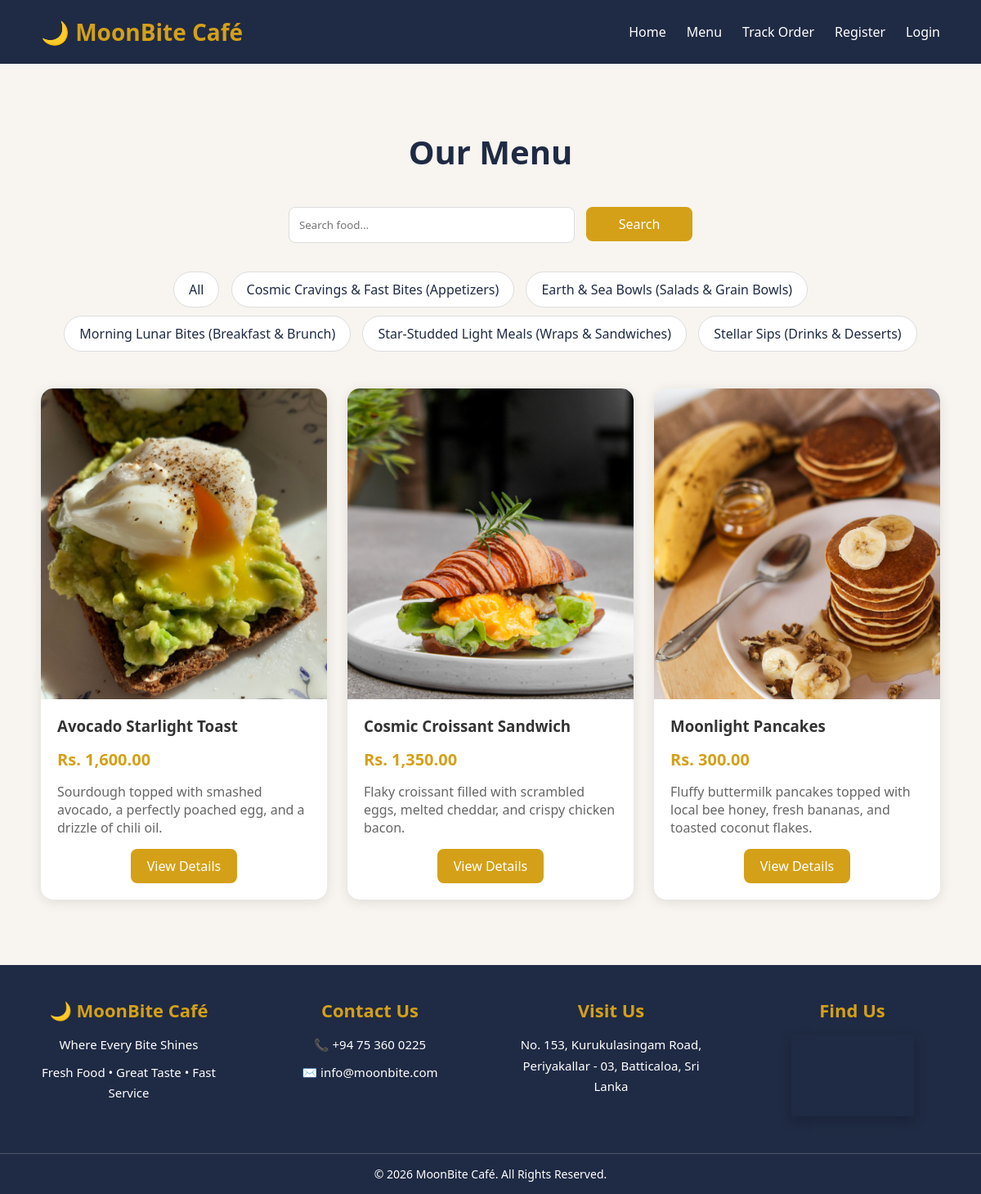
/menu.php?category=2, run on the app's committed database.
### tables this page shows
CREATE TABLE `category` (
  `category_id` int(11) NOT NULL,
  `category_name` varchar(100) NOT NULL
);

CREATE TABLE `food` (
  `food_id` int(11) NOT NULL,
  `category_id` int(11) NOT NULL,
  `food_name` varchar(100) NOT NULL,
  `description` text DEFAULT NULL,
  `price` decimal(10,2) NOT NULL,
  `image` varchar(255) DEFAULT NULL,
  `availability` enum('Available','Unavailable') DEFAULT 'Available',
  `featured` tinyint(1) DEFAULT 0
);

### public/menu.php (the view, shortened to what this page needs)
<?php
include('../config/db.php');
include('includes/header.php');
include('includes/navbar.php');
?>
<section class="menu-section">
<h1>Our Menu</h1>
<div class="search-box">
    <form method="GET">
        <input
        type="text"
        name="search"
        class="search-input"
        placeholder="Search food..."
        value="<?= isset($_GET['search']) ? $_GET['search'] : ''; ?>">
        <button
        type="submit"
        class="btn">
            Search
        </button>
    </form>
</div>
<div class="category-filter">
    <a href="menu.php" class="filter-btn">
        All
    </a>
    <?php
    $categories = mysqli_query(
        $conn,
        "SELECT *
         FROM category
         ORDER BY category_name"
    );
    while($cat = mysqli_fetch_assoc($categories))
    {
    ?>
        <a
        href="menu.php?category=<?= $cat['category_id']; ?>"
        class="filter-btn">
            <?= $cat['category_name']; ?>
        </a>
    <?php } ?>
</div>
<div class="food-grid">
<?php
$query = "
SELECT *
FROM food
WHERE availability='Available'
";
if(isset($_GET['category']) && !empty($_GET['category']))
{
    $category_id = mysqli_real_escape_string(
        $conn,
        $_GET['category']
    );
    $query .= "
    AND category_id='$category_id'
    ";
}
$query .= "
ORDER BY food_name
";
$result = mysqli_query($conn,$query);
while($food = mysqli_fetch_assoc($result))
{
?>
    <div class="food-card">
        <img
        src="../uploads/<?= $food['image']; ?>"
        alt="<?= $food['food_name']; ?>">
        <h3>
            <?= $food['food_name']; ?>
        </h3>
        <p class="price">
            Rs. <?= number_format($food['price'],2); ?>
        </p>
        <p class="description">
            <?= $food['description']; ?>
        </p>
        <a
        href="food_details.php?id=<?= $food['food_id']; ?>"
        class="mbtn">
            View Details
        </a>
    </div>
<?php } ?>
</div>
</section>
<?php include('includes/footer.php'); ?>

### public/includes/header.php (shortened to what this page needs)
<!DOCTYPE html>
<html>
<head>
<link rel="stylesheet"
      href="../assets/css/customer.css">
<link rel="stylesheet"
      href="https://cdnjs.cloudflare.com/ajax/libs/font-awesome/6.5.2/css/all.min.css">
</head>
<body>

### public/includes/navbar.php (shortened to what this page needs)
<?php
$cart_count = 0;
?>
<nav class="navbar">
<div class="brand">
    🌙 MoonBite Café
</div>
<ul>
    <li><a href="index.php">Home</a></li>
    <li><a href="menu.php">Menu</a></li>
    <li><a href="track_order.php">Track Order</a></li>
    <?php if(isset($_SESSION['customer_id'])) { ?>
        <li>
            <a href="cart.php">
                Cart
                <?php if($cart_count > 0) { ?>
                    <span class="cart-badge">
                        <?= $cart_count; ?>
                    </span>
                <?php } ?>
            </a>
        </li>
        <li>
            <a href="myorders.php">
                My Orders
            </a>
        </li>
        <li><a href="profile.php">My Profile</a></li>
        <li>
            <a href="logout.php">
                Logout
            </a>
        </li>
    <?php } else { ?>
        <li>
            <a href="register.php">
                Register
            </a>
        </li>
        <li>
            <a href="login.php">
                Login
            </a>
        </li>
    <?php } ?>
</ul>
</nav>

### public/includes/footer.php (shortened to what this page needs)
<footer class="footer">
    <div class="footer-content">
        <div class="footer-section">
            <h3>🌙 MoonBite Café</h3>
            <p>
                Where Every Bite Shines
            </p>
            <p>
                Fresh Food • Great Taste • Fast Service
            </p>
        </div>
        <div class="footer-section">
            <h3>Contact Us</h3>
            <p>📞 +94 75 360 0225</p>
            <p>✉️ info@moonbite.com</p>
        </div>
        <div class="footer-section">
            <h3>Visit Us</h3>
            <p>
                No. 153, Kurukulasingam Road,
                Periyakallar - 03,
                Batticaloa,
                Sri Lanka
            </p>
        </div>
        <div class="footer-section">
            <h3>Find Us</h3>
            <iframe src="https://www.google.com/maps/embed?pb=!1m18!1m12!1m3!1d3956.0218304228515!2d81.80782457510337!3d7.462836211535205!2m3!1f0!2f0!3f0!3m2!1i1024!2i768!4f13.1!3m3!1m2!1s0x3ae5395b73a85a11%3A0x51e812e4025fead!2sMadvexa%20Technologies!5e0!3m2!1sen!2slk!4v1782240467187!5m2!1sen!2slk"
                width="150"
                height="100"
                style="border:0;"
                allowfullscreen=""
                loading="lazy"
>
            </iframe>
        </div>
    </div>
    <hr>
    <p class="footer-bottom">
        © 2026 MoonBite Café. All Rights Reserved.
    </p>
</footer>
</body>
</html>

### assets/css/customer.css (style rules this page uses)
* { margin:0; padding:0; box-sizing:border-box; font-family:'Segoe UI',sans-serif; }
body { height: 100%; min-height:100vh; display:flex; flex-direction:column; background:#F8F5F0; color:#333; }
.navbar { background:#1F2A44; padding:20px 50px; display:flex; justify-content:space-between; align-items:center; }
.brand { color:#D4A017; font-size:28px; font-weight:bold; }
.navbar ul { display:flex; list-style:none; gap:25px; }
.navbar a { color:white; text-decoration:none; }
.food-grid { display:flex; gap:25px; justify-content:center; flex-wrap:wrap; }
.food-card { background:white; width:350px; border-radius:15px; overflow:hidden; box-shadow:0 3px 15px rgba(0,0,0,0.1); transition:0.3s; }
.food-card img { width:100%; height: 380px;; object-fit:cover; }
.food-card h3 { padding:15px 20px 5px; }
.food-card p { padding:0 20px; margin-bottom:15px; }
.menu-section { padding:80px 50px; }
.menu-section h1 { text-align:center; color:#1F2A44; margin-bottom:40px; font-size:40px; }
.price { color:#D4A017; font-size:20px; font-weight:bold; margin:10px 0; }
.description { padding:0 20px; margin-bottom:20px; color:#666; }
.hero-btn, .btn, .mbtn, .back-btn { display:inline-block; min-width:130px; padding:10px 18px; text-align:center; background:#D4A017; color:white; text-decoration:none; border:none; border-radius:8px; font-size:16px; font-weight:500; cursor:pointer; transition:0.3s; }
.mbtn { margin-left: 110px; margin-bottom: 20px; }
.category-filter { text-align:center; margin-bottom:40px; }
.filter-btn { display:inline-block; padding:10px 18px; margin:5px; background:white; color:#1F2A44; text-decoration:none; border-radius:25px; border:1px solid #ddd; transition:0.3s; }
.search-box { text-align:center; margin-bottom:30px; }
.search-input { width:350px; padding:12px; border:1px solid #ddd; border-radius:8px; margin-right:10px; }
.footer { background:#1F2A44; color:white; margin-top:auto; }
.footer-content { max-width:1200px; margin:0 auto; padding:40px 30px; display:grid; grid-template-columns:repeat(4,1fr); gap:40px; }
.footer-section { text-align:center; }
.footer-section h3 { color:#D4A017; margin-bottom:15px; font-size:22px; }
.footer-section p { margin:8px 0; line-height:1.7; font-size:15px; }
.footer hr { border:none; border-top:1px solid rgba(255,255,255,0.2); }
.footer-bottom { text-align:center; padding:15px; font-size:14px; }
.footer-section iframe { box-shadow:0 5px 15px rgba(0,0,0,0.2); }

### data on the page
category: category_name "Cosmic Cravings & Fast Bites (Appetizers)"
category: category_name "Earth & Sea Bowls (Salads & Grain Bowls)"
category: category_name "Morning Lunar Bites (Breakfast & Brunch)"
category: category_name "Star-Studded Light Meals (Wraps & Sandwiches)"
category: category_name "Stellar Sips (Drinks & Desserts)"
food: image (picture), food_name "Avocado Starlight Toast", price "1,600.00", description "Sourdough topped with smashed avocado, a perfectly poached egg, and a drizzle of chili oil."
food: image (picture), food_name "Cosmic Croissant Sandwich", price "1,350.00", description "Flaky croissant filled with scrambled eggs, melted cheddar, and crispy chicken bacon."
food: image (picture), food_name "Moonlight Pancakes", price "300.00", description "Fluffy buttermilk pancakes topped with local bee honey, fresh bananas, and toasted coconut flakes."
